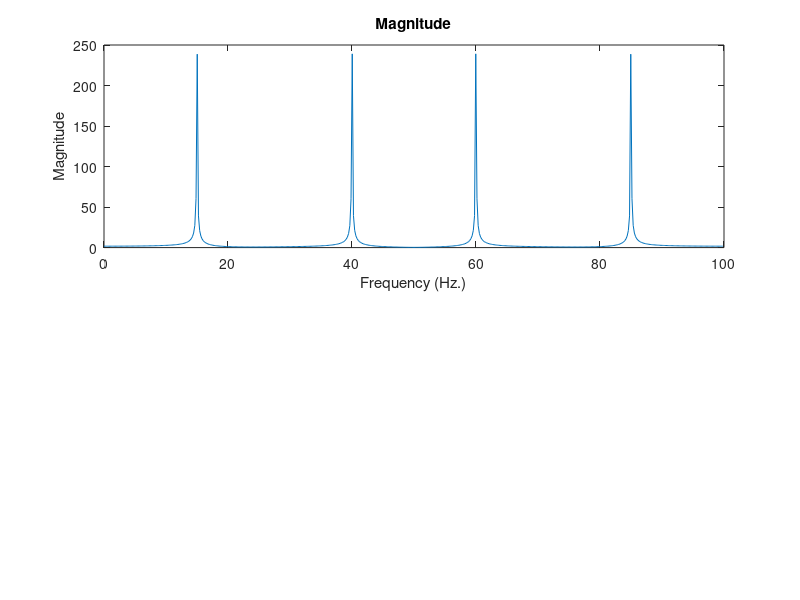

Source code (MATLAB): (Note: this script raises an error after producing the figure.)
clc;
clear all;
close all;
% Time vector from 0 to 10 with increments of 1/100
t = 0:1/100:10;
% signal as x = sin(2*pi*15*t) + sin(2*pi*40*t)
x = sin(2*pi*15*t) + sin(2*pi*40*t);
% Send to 512 per the instruction
n = 512;
% Compute the DFT of the signal with 512 points
y = fft(x, n);
% magnitude of y
m = abs(y);
m(m < 1e-6) = 0;
% phase of y
p = unwrap(angle(y));
% frequency vector for plotting (adjusted for n=512)
f = (0:n-1) * 100 / n; % Frequency vector based on length of DFT result
% magnitude of the Fourier transform
subplot(2,1,1);
plot(f, m);
title('Magnitude');
xlabel('Frequency (Hz.)');
ylabel('Magnitude');
ax = gca;
ax.XTick = [15 40 60 85];
% phase of the Fourier transform
subplot(2,1,2);
plot(f, p * 180 / pi);
grid on;
title('Phase');
xlabel('Frequency, Hz.');
ylabel('Phase (degrees)');
ax = gca;
ax.XTick = [15 40 60 85];
